Frame 1 (no input): blank canvas, image omitted
Frame 60 (the mouse pressed at the canvas centre just before this capture): blank canvas, image omitted
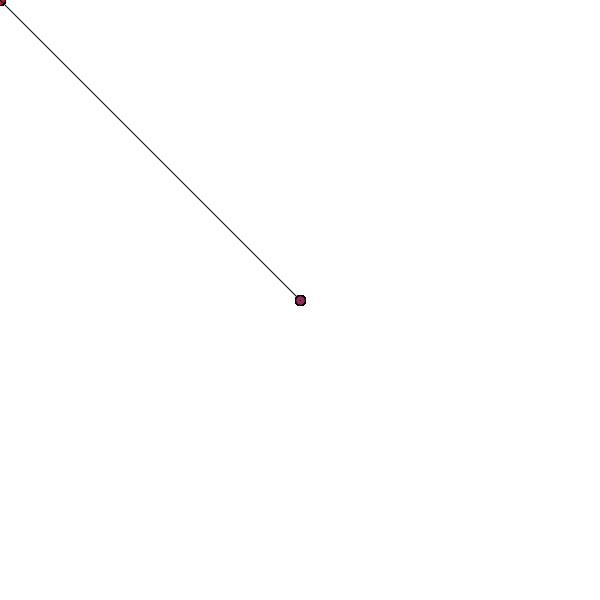
Frame 120 (the mouse held since frame 60 and released just before this capture)

The Processing sketch whose frames 1 and 60 were blank and that drew this single picture after the mouse press (run headless with seeded random() and noise(); from frame 60 on, the mouse is pressed at the canvas centre):

// Processing sketch: processing_160701
// ── processing_160701.pde

void setup () {
  background(255);
  size(600, 600);
  smooth();
  frameRate(8);
}

void draw() {
  fill(0, 100, 240, 80);
  ellipse(mouseX, mouseY, 10, 10);
  fill(255, 0, 0, 80);
  ellipse(pmouseX, pmouseY, 10, 10);
  line(mouseX, mouseY, pmouseX, pmouseY);
}

void keyPressed() {
  background(255);
}
